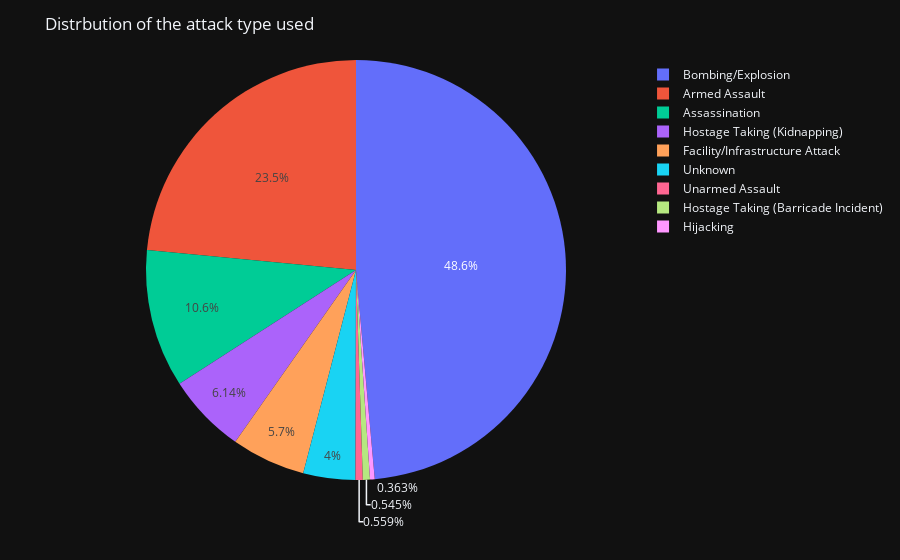

Notebook code for this chart:
### Code cell
pie_attacktype()

### Figure 1 — Plotly figure (JSON) as saved in the notebook; plotly's stock layout.template omitted (floating-point values rounded to 4 significant figures)
{"data": [{"domain": {"x": [0, 1], "y": [0, 1]}, "hovertemplate": "%{label} : %{value}", "labels": ["Bombing/Explosion", "Armed Assault", "Assassination", "Hostage Taking (Kidnapping)", "Facility/Infrastructure Attack", "Unknown", "Unarmed Assault", "Hostage Taking (Barricade Incident)", "Hijacking"], "legendgroup": "", "name": "", "showlegend": true, "type": "pie", "values": [88255, 42669, 19312, 11158, 10356, 7276, 1015, 991, 659]}], "layout": {"hoverlabel": {"font": {"family": "Helvetica", "size": 20}}, "legend": {"tracegroupgap": 0}, "margin": {"t": 60}, "title": {"text": "Distrbution of the attack type used"}}}
